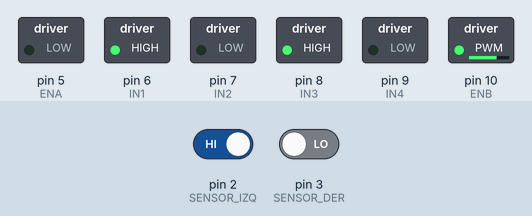
A sketch run on a simulated Arduino Uno, built with avr-gcc and run on an emulated ATmega328P. Shown: switched loads named in the sketch (green lamp = pin HIGH). The test bench sets the inputs (shaded band); at power-on: pin 2 (SENSOR_IZQ) HIGH, pin 3 (SENSOR_DER) LOW.

Above: at 3.2 s.
3.3 s: pin 2 (SENSOR_IZQ) driven LOW
At 3.8 s:
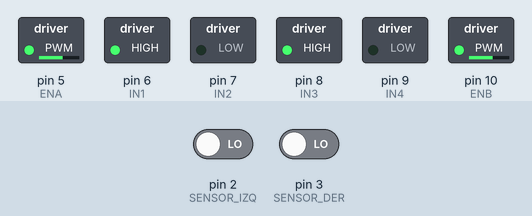
4.8 s: pin 3 (SENSOR_DER) driven HIGH
At 6.0 s:
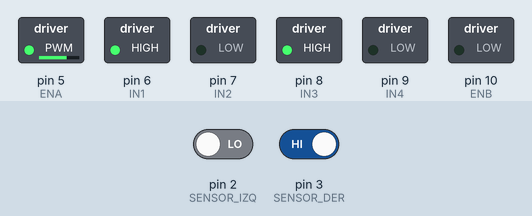
6.3 s: pin 3 (SENSOR_DER) driven LOW
At 7.3 s:
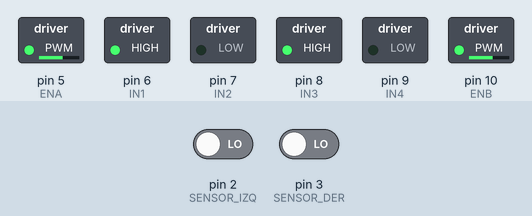
Timing chart, 0 to 9.3 s (numbered marks = the images above; inputs shaded):
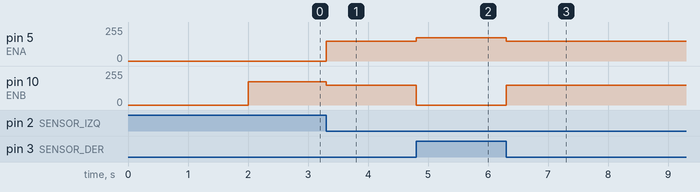

Measured:
- after the input at 3.3 s, pin 5 (ENA): 0/255 → 150/255 at once; pin 10 (ENB): 175/255 → 150/255 at once
- after the input at 4.8 s, pin 5 (ENA): 150/255 → 175/255 at once; pin 10 (ENB): 150/255 → 0/255 at once
- after the input at 6.3 s, pin 5 (ENA): 175/255 → 150/255 at once; pin 10 (ENB): 0/255 → 150/255 at once

The sketch:

06_ajuste_fino.ino
```cpp
// ============================================================
//  SEGUIDOR DE LINEA - con ajuste fino
//  Todo lo que se toca esta arriba de todo.
// ============================================================

const int ENA = 5, IN1 = 6, IN2 = 7;
const int IN3 = 8, IN4 = 9, ENB = 10;
const int SENSOR_IZQ = 2, SENSOR_DER = 3;

const int VE_LINEA = HIGH;    // cambiar a LOW si tu sensor es al reves

// ---------- LOS NUMEROS QUE AJUSTAS ----------
int VEL_NORMAL = 150;   // velocidad en recta
int VEL_GIRO   = 175;   // rueda de afuera al corregir
int VEL_FRENO  = 0;     // rueda de adentro (proba -80 para giro brusco)

// Compensacion: ningun par de motores es igual.
// Si el auto se va SIEMPRE a la derecha, subi COMP_IZQ o baja COMP_DER.
float COMP_IZQ = 1.00;
float COMP_DER = 1.00;

const bool DIAGNOSTICO = false;   // true = manda datos al Monitor Serie

void setup() {
  pinMode(ENA, OUTPUT); pinMode(IN1, OUTPUT); pinMode(IN2, OUTPUT);
  pinMode(IN3, OUTPUT); pinMode(IN4, OUTPUT); pinMode(ENB, OUTPUT);
  pinMode(SENSOR_IZQ, INPUT); pinMode(SENSOR_DER, INPUT);

  if (DIAGNOSTICO) Serial.begin(9600);

  frenar();
  delay(2000);    // tiempo para soltar el auto y sacar la mano
}

void loop() {
  bool izq = (digitalRead(SENSOR_IZQ) == VE_LINEA);
  bool der = (digitalRead(SENSOR_DER) == VE_LINEA);

  if (!izq && !der) {
    motorIzquierdo(VEL_NORMAL);
    motorDerecho(VEL_NORMAL);
  } else if (izq && !der) {
    motorIzquierdo(VEL_FRENO);
    motorDerecho(VEL_GIRO);
  } else if (!izq && der) {
    motorIzquierdo(VEL_GIRO);
    motorDerecho(VEL_FRENO);
  } else {
    frenar();
  }

  if (DIAGNOSTICO) {
    Serial.print(izq); Serial.print(" "); Serial.println(der);
  }
}

// ============================================================

void frenar() {
  motorIzquierdo(0);
  motorDerecho(0);
}

void motorIzquierdo(int v) {
  v = (int)(v * COMP_IZQ);
  if (v >= 0) { digitalWrite(IN1, HIGH); digitalWrite(IN2, LOW); }
  else        { digitalWrite(IN1, LOW);  digitalWrite(IN2, HIGH); v = -v; }
  analogWrite(ENA, constrain(v, 0, 255));
}

void motorDerecho(int v) {
  v = (int)(v * COMP_DER);
  if (v >= 0) { digitalWrite(IN3, HIGH); digitalWrite(IN4, LOW); }
  else        { digitalWrite(IN3, LOW);  digitalWrite(IN4, HIGH); v = -v; }
  analogWrite(ENB, constrain(v, 0, 255));
}
```
